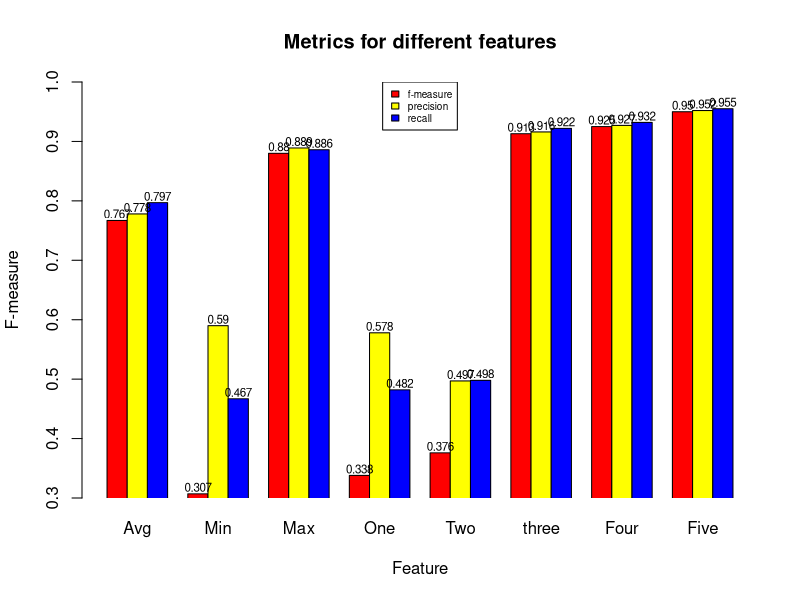

Write the R code that produced this figure.
fmeasure=c(0.767,0.307,0.88,0.338,0.376,0.913,0.925,0.95)
precision=c(0.778,0.59,0.889,0.578,0.497,0.916,0.927,0.952)
recall=c(0.797,0.467,0.886,0.482,0.498,0.922,0.932,0.955)
#names(fmeasure)=c("Avg","Min","Max","One","Two","three","Four","Five")
metric=rbind(fmeasure,precision,recall)
bar=barplot(metric,main="Metrics for different features",names.arg=c("Avg","Min","Max","One","Two","three","Four","Five"),beside=T,xlab="Feature",ylab="F-measure",ylim=c(0.3,1.0),col=c('red','yellow','blue'),xpd=F)
legend("top",c("f-measure","precision","recall"),fill=c('red','yellow','blue'),cex=0.6)
text(bar,metric,labels=metric,pos=3,offset=0.1,cex=0.7)